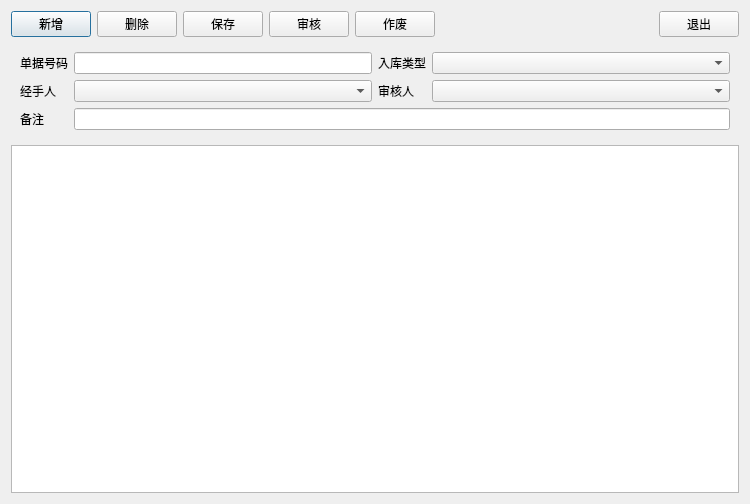
<?xml version="1.0" encoding="UTF-8"?>
<ui version="4.0">
 <class>w_inventory_input_new</class>
 <widget class="QDialog" name="w_inventory_input_new">
  <property name="geometry">
   <rect>
    <x>0</x>
    <y>0</y>
    <width>750</width>
    <height>504</height>
   </rect>
  </property>
  <property name="windowTitle">
   <string>Dialog</string>
  </property>
  <layout class="QVBoxLayout" name="verticalLayout">
   <item>
    <layout class="QHBoxLayout" name="horizontalLayout_2">
     <item>
      <widget class="lds_toolbar_button" name="pushButton_new">
       <property name="text">
        <string>新增</string>
       </property>
       <property name="outer_stylesheet" stdset="0">
        <string>pushbutton</string>
       </property>
      </widget>
     </item>
     <item>
      <widget class="lds_toolbar_button" name="pushButton_del">
       <property name="text">
        <string>删除</string>
       </property>
       <property name="outer_stylesheet" stdset="0">
        <string>pushbutton</string>
       </property>
      </widget>
     </item>
     <item>
      <widget class="lds_toolbar_button" name="pushButton_save">
       <property name="text">
        <string>保存</string>
       </property>
       <property name="outer_stylesheet" stdset="0">
        <string>pushbutton</string>
       </property>
      </widget>
     </item>
     <item>
      <widget class="lds_toolbar_button" name="pushButton_audit">
       <property name="text">
        <string>审核</string>
       </property>
       <property name="outer_stylesheet" stdset="0">
        <string>pushbutton_blue</string>
       </property>
      </widget>
     </item>
     <item>
      <widget class="lds_toolbar_button" name="pushButton_bad">
       <property name="text">
        <string>作废</string>
       </property>
       <property name="outer_stylesheet" stdset="0">
        <string>pushbutton_blue</string>
       </property>
      </widget>
     </item>
     <item>
      <spacer name="horizontalSpacer">
       <property name="orientation">
        <enum>Qt::Horizontal</enum>
       </property>
       <property name="sizeHint" stdset="0">
        <size>
         <width>40</width>
         <height>20</height>
        </size>
       </property>
      </spacer>
     </item>
     <item>
      <widget class="lds_toolbar_button" name="pushButton_exit">
       <property name="text">
        <string>退出</string>
       </property>
       <property name="outer_stylesheet" stdset="0">
        <string>pushbutton</string>
       </property>
      </widget>
     </item>
    </layout>
   </item>
   <item>
    <widget class="QFrame" name="frame">
     <property name="outer_stylesheet" stdset="0">
      <string>frame_detail_show</string>
     </property>
     <layout class="QGridLayout" name="gridLayout" columnstretch="0,1,0,1">
      <item row="0" column="0">
       <widget class="QLabel" name="label">
        <property name="text">
         <string>单据号码</string>
        </property>
       </widget>
      </item>
      <item row="0" column="1">
       <widget class="QLineEdit" name="lineEdit_ch_sheetNo"/>
      </item>
      <item row="0" column="2">
       <widget class="QLabel" name="label_2">
        <property name="text">
         <string>入库类型</string>
        </property>
       </widget>
      </item>
      <item row="1" column="0">
       <widget class="QLabel" name="label_3">
        <property name="text">
         <string>经手人</string>
        </property>
       </widget>
      </item>
      <item row="1" column="1">
       <widget class="lds_ComboBox" name="comboBox_vch_handle"/>
      </item>
      <item row="1" column="2">
       <widget class="QLabel" name="label_4">
        <property name="text">
         <string>审核人</string>
        </property>
       </widget>
      </item>
      <item row="1" column="3">
       <widget class="lds_ComboBox" name="comboBox_vch_audit"/>
      </item>
      <item row="2" column="0">
       <widget class="QLabel" name="label_5">
        <property name="text">
         <string>备注</string>
        </property>
       </widget>
      </item>
      <item row="2" column="1" colspan="3">
       <widget class="QLineEdit" name="lineEdit_vch_memo"/>
      </item>
      <item row="0" column="3">
       <widget class="lds_ComboBox" name="comboBox_ch_operation"/>
      </item>
     </layout>
    </widget>
   </item>
   <item>
    <widget class="lds_tableView" name="tableView_detail"/>
   </item>
  </layout>
 </widget>
 <customwidgets>
  <customwidget>
   <class>lds_tableView</class>
   <extends>QTableView</extends>
   <header>lds_tableview.h</header>
  </customwidget>
  <customwidget>
   <class>lds_ComboBox</class>
   <extends>QComboBox</extends>
   <header>lds_combobox.h</header>
  </customwidget>
  <customwidget>
   <class>lds_toolbar_button</class>
   <extends>QPushButton</extends>
   <header>lds_toolbar_button.h</header>
  </customwidget>
 </customwidgets>
 <resources/>
 <connections/>
</ui>
